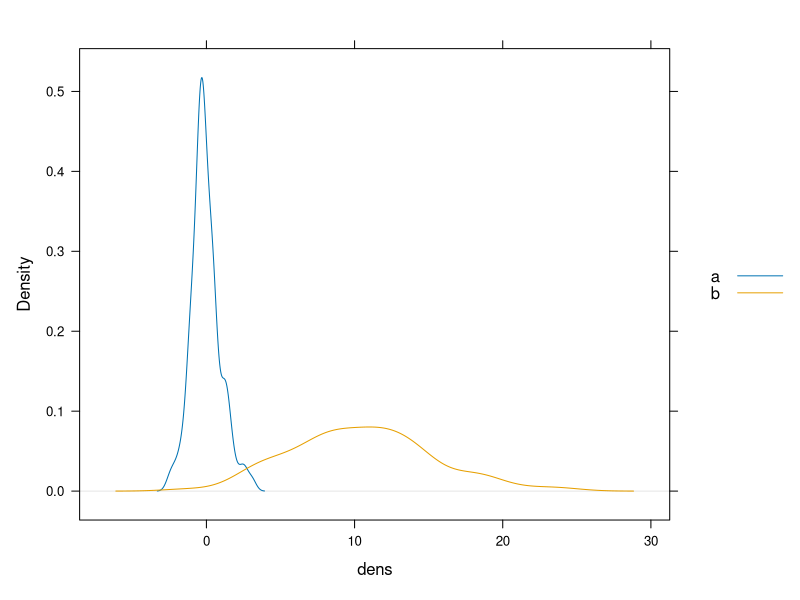
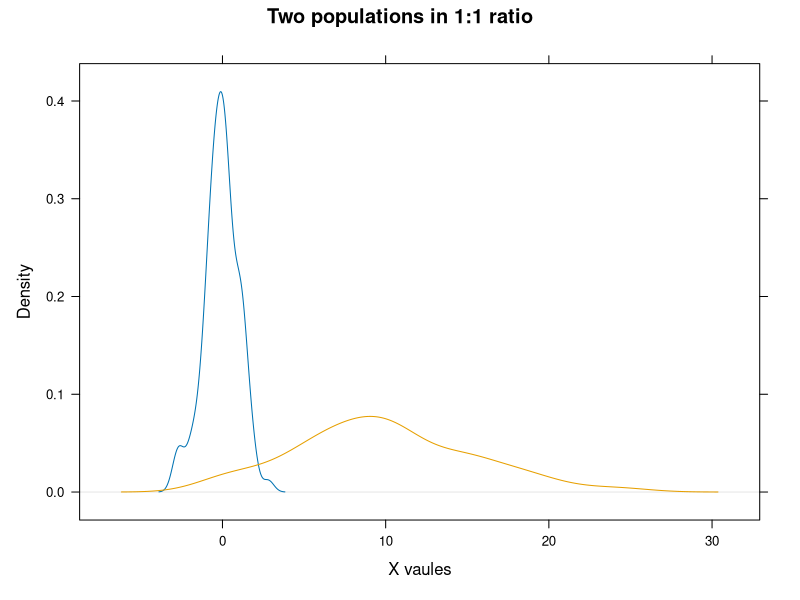

The R source for these figures, in order: (Note: this script raises an error after producing the figures.)
##	learningDensity.R

library(lattice)
dat <- data.frame(dens = c(rnorm(100), rnorm(100, 10, 5))
                   , lines = rep(c("a", "b"), each = 100))

densityplot(~dens,data=dat,groups = lines,
            plot.points = FALSE, ref = TRUE, 
            auto.key = list(space = "right"))

#	File: simulate_figures




##	OS specific directories:

mac.os  <- "/Users/li11/"
linux   <- "~/"
windows <- "X:/"

##	package needed
root <- windows


##	simulated data and density plot

library(lattice)
dat <- data.frame(dens = c(rnorm(100), rnorm(100, 10, 5))
                   , lines = rep(c("a", "b"), each = 100))

densityplot(~dens,data=dat,groups = lines,
            plot.points = FALSE , ref = TRUE ,
		main = "Two populations in 1:1 ratio",
		xlab = "X vaules"
)

leg = c("A population", "B population")
legend ("topright", leg,  col = c("blue", "red"), lty = 1)




#library(ggplot2)
#ggplot(dat, aes(x = dens, fill = lines)) + geom_density(alpha = 0.5)

##	Assuming mixture case

#plot(density(dat$dens))

##===============================
##	Can we find the peak
##===============================
which(dat$lines=="a")
den1.dt <- dat$dens[which(dat$lines=="a")]
den2.dt <- dat$dens[which(dat$lines=="b")]

den1 <- density(den1.dt)
den2 <- density(den2.dt)


y = c(den1.dt,den2.dt)
plot(density(y))


#Sample data with unbalanced proportion

dat.2 <- data.frame(dens = c(rnorm(1000), rnorm(10, 10, 5))  , lines = c(rep("a",1000), rep( "b", 10)))
densityplot(~dens, data=dat.2, groups = lines,  plot.points = FALSE, ref = TRUE, auto.key = list(space = "right"))

plot(density(dat.2$dens), main = "Density of mixture of two data sets")
mtext ("Two population in 100:1 ratio")


dat.2 <- data.frame(dens = c(rnorm(1000, 1,0.5), rnorm(10, 2, 0.5))  , lines = c(rep("a",1000), rep( "b", 10)))
densityplot(~dens, data=dat.2, groups = lines,  plot.points = FALSE, ref = TRUE, auto.key = list(space = "right"))
plot(density(dat.2$dens), main = "Density of mixture of two data sets 100:1 ratio")
mtext ("Equal variance, mean2 is just two times of mean1")


plot(density(dat.2$dens[which(dat.2$lines=="a")]), main = "Density of 1000 norm sim data")
plot(density(dat.2$dens[-which(dat.2$lines=="a")]), main = "Density of 10 norm (10,5) sim data")


#Plot.


library(ggplot2)
ggplot(dat.2, aes(x = dens, fill = lines)) + geom_density(alpha = 0.5)

library(lattice)
densityplot(~dens,data=dat.2, groups = lines, plot.points = FALSE, ref = TRUE, auto.key = list(space = "right"))


